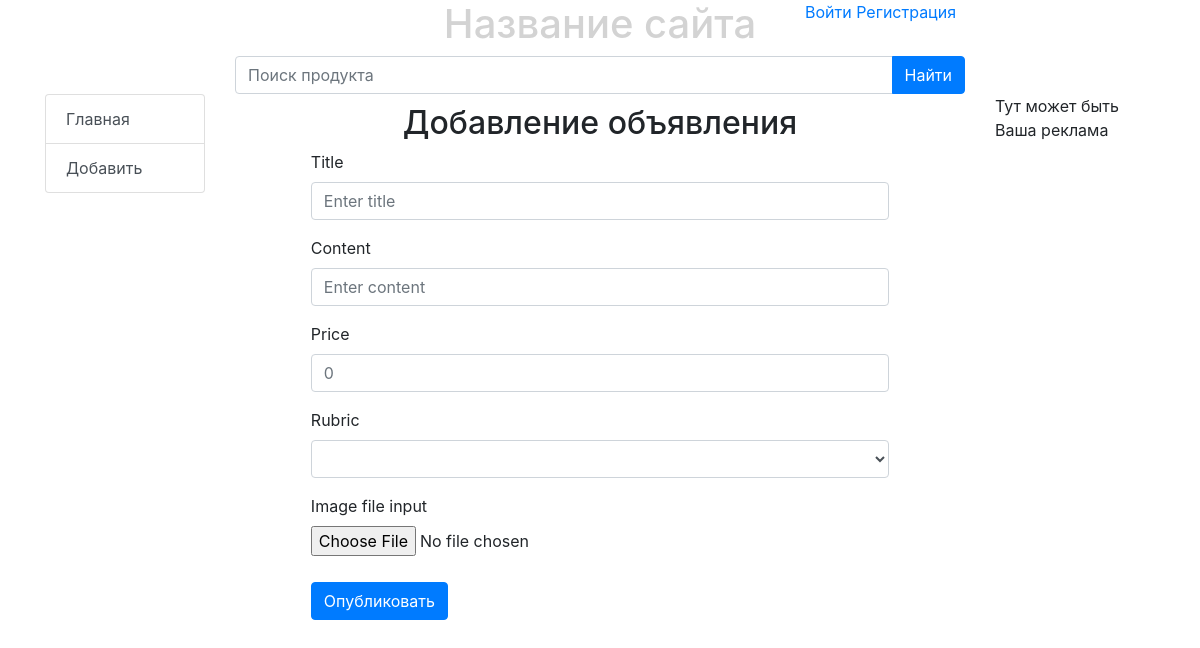
Page /add/ on the earlier database version.
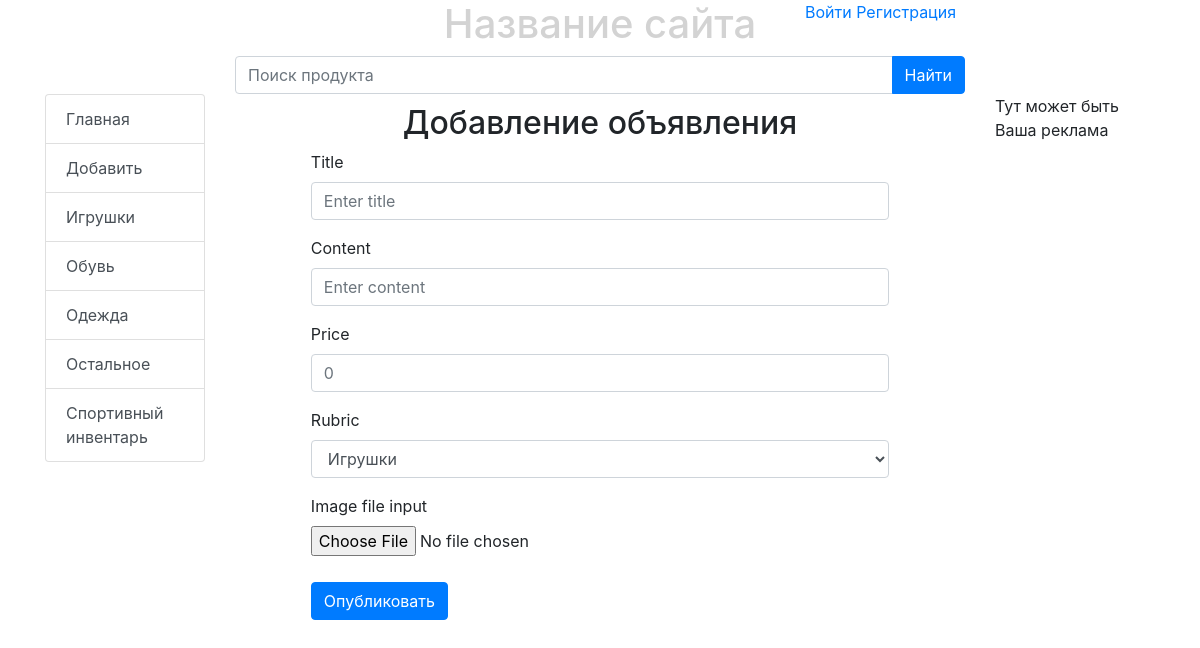
Same page on the later database version.
### bboard/models.py (models this page shows, shortened)
class Rubric(models.Model):
    name = models.CharField(max_length=20, db_index=True, verbose_name='Название')
    class Meta:
        verbose_name_plural = 'Рубрики'
        verbose_name = 'Рубрики'
        ordering = ['name']

### bboard/views.py (the view)
# urls.py: path('add/', BbCreateProductView.as_view(), name='add'),
class BbCreateProductView(CreateView):
	template_name = 'bboard/create_product.html'
	form_class = BbForm
	success_url = reverse_lazy('index')
	def get_context_data(self, **kwargs):
		context = super().get_context_data(**kwargs)
		context['rubrics'] = Rubric.objects.all()
		return context

### bboard/forms.py
class BbForm(ModelForm):
	class Meta:
		model = Bb
		fields = ('title', 'content', 'price', 'rubric', 'image')

### bboard/templates/bboard/create_product.html (shortened to what this page needs)
{% extends "layout/basic.html" %}
{% block content %}
<div class="container">
    <div class="row">
            <h2 class="col-lg-12 d-flex justify-content-center" style="margin-top: 10px;">Добавление объявления</h2>
            <form method="post" class="col-lg-10 offset-lg-1"> {% csrf_token %}
                <div class="form-group">
                    <label for="inputTitle">Title</label>
                    <input type="text" class="form-control" id="inputTitle" placeholder="Enter title" name="title">
                </div>
                <div class="form-group">
                    <label for="inputContent">Content</label>
                    <input type="text" class="form-control" id="inputContent" placeholder="Enter content" name="content">
                </div>
                <div class="form-group">
                    <label for="inputePrice">Price</label>
                    <input type="text" class="form-control" id="inputePrice" placeholder="0" name="price">
                </div>
                <div class="form-group">
                    <label for="inputRubric">Rubric</label>
                    <select class="form-control" id="inputRubric" name="rubric">
                      {% for rubric in rubrics %}
                          <option value="{{ rubric.id }}"> {{ rubric.name }}</option>
                      {% endfor %}
                    </select>
                </div>
                <div class="form-group">
                     <label for="inputImage">Image file input</label>
                    <input type="file" class="form-control-file" id="inputImage" name="image">
                </div>
                <button type="submit" class="btn btn-primary" style="margin-top: 10px;">Опубликовать</button>
            </form>
    </div>
</div>
{% endblock %}

### bboard/templates/layout/basic.html (shortened to what this page needs)
{% load static %}
<!DOCTYPE html>
<html>
	<head>
		<link rel="stylesheet" type="text/css" href="{% static 'bboard/style.css' %}">
		<link rel="stylesheet" href="https://stackpath.bootstrapcdn.com/bootstrap/4.3.1/css/bootstrap.min.css">
	</head>
	<body>
		<div class="general-containe">
            <header1>
                <div class="container">
                    <div class="row">
                        <div class="col-lg"></div>
                        <div class="col-lg text-center">
                            <h1 style="color: lightgray;">Название сайта</h1>
                        </div>
                        <div class="col-lg">
                            {% if username %}
                                <a href="">Выйти</a>
                            {% else %}
                                <a href="{% url 'login' %}">Войти</a>
                            {% endif %}
                            <a href="{% url 'create_user' %}">Регистрация</a>
                        </div>
                    </div>
                </div>
            </header1>
            <div class="container">
				<div class="row">
					<div class="col-lg-8 offset-lg-2">
						<div class="input-group justify-content-center">
	  						<input type="text" class="form-control" placeholder="Поиск продукта" aria-label="Поиск продукта" aria-describedby="button-addon2">
	  						<div class="input-group-append">
	    						<button class="btn btn-primary" type="button" id="button-addon2">Найти</button>
					  		</div>
						</div>
					</div>
				</div>
            </div>
            <div class="container">
                <div class="row">
                    <div class="col-lg-2">
                        <div class="list-group">
                              <a href="{% url 'index' %}" class="list-group-item list-group-item-action">
                                Главная
                              </a>
                              <a href="{% url 'add' %}" class="list-group-item list-group-item-action">Добавить</a>
                                {% for rubric in rubrics %}
                               <a href="{% url 'by_rubric' rubric.pk %}" class="list-group-item list-group-item-action">{{ rubric.name }}</a>
                                {% endfor %}
                        </div>
                    </div>
                    <div class="col-lg-8">
						{% block content %}
						{% endblock %}
					</div>
					<div class="col-lg-2">
						<p>Тут может быть Ваша реклама </p>
					</div>
                </div>
            </div>
		</div>
	</body>
</html>

Differences in the rows shown:
added Rubric: name "Игрушки"
added Rubric: name "Обувь"
added Rubric: name "Одежда"
added Rubric: name "Остальное"
added Rubric: name "Спортивный инвентарь"
Other differences:
form field rubric: (not shown) → "Игрушки"
